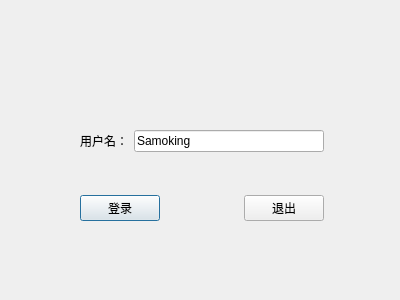
<?xml version="1.0" encoding="UTF-8"?>
<ui version="4.0">
 <class>QDigLogin</class>
 <widget class="QDialog" name="QDigLogin">
  <property name="geometry">
   <rect>
    <x>0</x>
    <y>0</y>
    <width>400</width>
    <height>300</height>
   </rect>
  </property>
  <property name="windowTitle">
   <string>Dialog</string>
  </property>
  <widget class="QWidget" name="">
   <property name="geometry">
    <rect>
     <x>80</x>
     <y>130</y>
     <width>244</width>
     <height>91</height>
    </rect>
   </property>
   <layout class="QVBoxLayout" name="verticalLayout">
    <item>
     <layout class="QHBoxLayout" name="horizontalLayout">
      <item>
       <widget class="QLabel" name="UserNameLabel">
        <property name="text">
         <string>用户名：</string>
        </property>
        <property name="alignment">
         <set>Qt::AlignCenter</set>
        </property>
       </widget>
      </item>
      <item>
       <widget class="QLineEdit" name="UserNameEdit">
        <property name="text">
         <string>Samoking</string>
        </property>
       </widget>
      </item>
     </layout>
    </item>
    <item>
     <spacer name="verticalSpacer">
      <property name="orientation">
       <enum>Qt::Vertical</enum>
      </property>
      <property name="sizeHint" stdset="0">
       <size>
        <width>20</width>
        <height>40</height>
       </size>
      </property>
     </spacer>
    </item>
    <item>
     <layout class="QHBoxLayout" name="horizontalLayout_2">
      <item>
       <widget class="QPushButton" name="LogInButton">
        <property name="text">
         <string>登录</string>
        </property>
        <property name="shortcut">
         <string>Return</string>
        </property>
       </widget>
      </item>
      <item>
       <spacer name="horizontalSpacer">
        <property name="orientation">
         <enum>Qt::Horizontal</enum>
        </property>
        <property name="sizeHint" stdset="0">
         <size>
          <width>40</width>
          <height>20</height>
         </size>
        </property>
       </spacer>
      </item>
      <item>
       <widget class="QPushButton" name="QuitButton">
        <property name="text">
         <string>退出</string>
        </property>
       </widget>
      </item>
     </layout>
    </item>
   </layout>
  </widget>
 </widget>
 <resources/>
 <connections>
  <connection>
   <sender>QuitButton</sender>
   <signal>clicked()</signal>
   <receiver>QDigLogin</receiver>
   <slot>close()</slot>
   <hints>
    <hint type="sourcelabel">
     <x>275</x>
     <y>204</y>
    </hint>
    <hint type="destinationlabel">
     <x>199</x>
     <y>149</y>
    </hint>
   </hints>
  </connection>
 </connections>
</ui>
